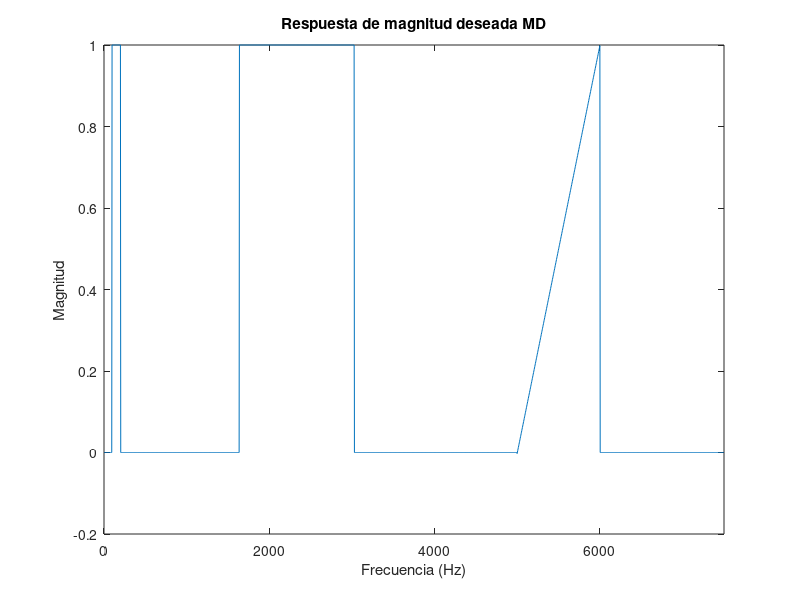
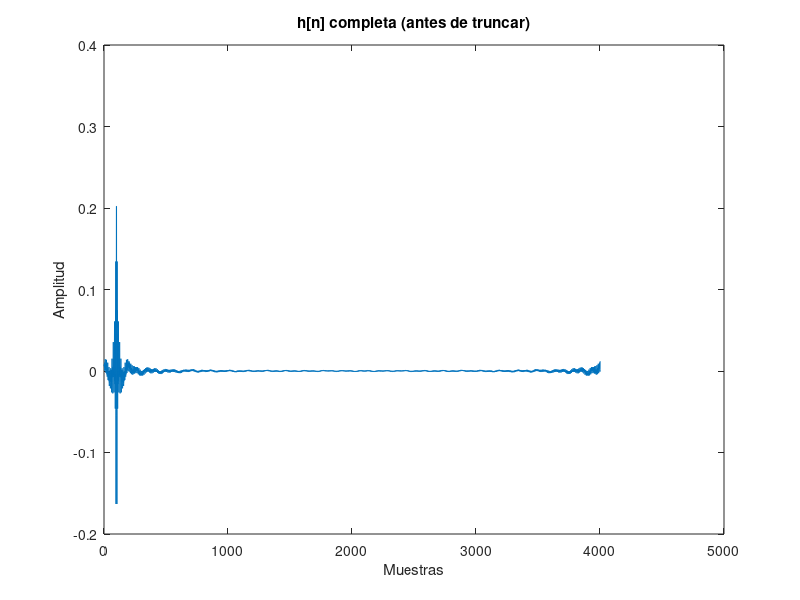
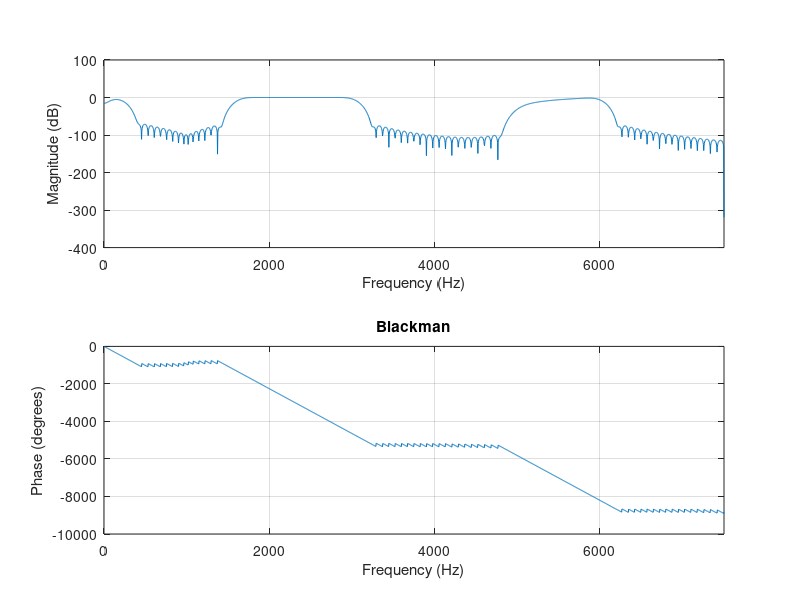
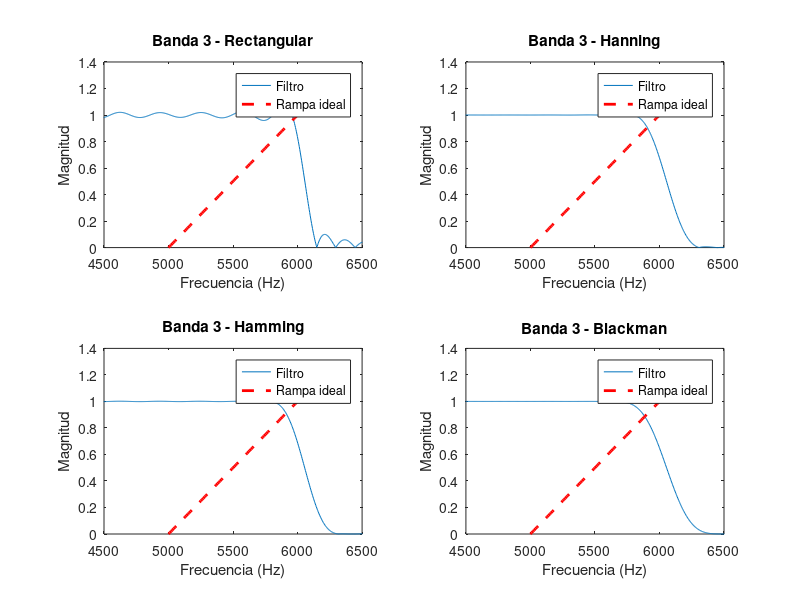

The MATLAB source for these figures, in order:
% ej 2: filtro FIR con multiples bandas de paso
% bandas: [100, 200] Hz, [1640, 3028] Hz, [5000, 6000] Hz
% en la ultima banda la magnitud es proporcional a la freq (rampa de 0 a 1)

% la freq mas alta q necesito pasar es 6000 Hz, por nyquist fm >= 2*6000 = 12000
% uso fm = 15000 para tener margen
fm = 15000;

% N es el largo del filtro, mas muestras mejor selectividad pero mas retardo
N = 200;

% M = 10*N es la cant de muestras para freq positivas
% el profe dice q M >> N para reducir el aliasing temporal q aparece
% al usar la IFFT (h[n] se periodiza, y si M es grande las copias
% caen lejos y no me joden las primeras N muestras)
M = 10*N;
MTot = 2*M+1; % total: M positivas + M negativas + 1 para f=0
df = fm/MTot; % resolucion frecuencial en Hz

fprintf('df = %.4f Hz | M = %d | MTot = %d\n', df, M, MTot);

%--------------------------------------------------------------------------
% armo la respuesta de magnitud deseada MD
% MD tiene M+1 muestras, va de f=0 hasta f=fm/2
% la muestra k corresponde a f = (k-1)*df
% arranco todo en cero (rechazo todo) y pongo 1 donde quiero dejar pasar

MD = zeros(1, M+1);

% banda 1: [100, 200] Hz con magnitud 1
% para pasar de freq a indice: k = fix(f/df) + 1
k1_ini = fix(100/df) + 1; # fix trunca
k1_fin = fix(200/df) + 1;
MD(k1_ini : k1_fin) = 1;
fprintf('Banda 1: indices %d a %d (%.1f a %.1f Hz)\n', k1_ini, k1_fin, (k1_ini-1)*df, (k1_fin-1)*df);

% banda 2: [1640, 3028] Hz con magnitud 1
k2_ini = fix(1640/df) + 1;
k2_fin = fix(3028/df) + 1;
MD(k2_ini : k2_fin) = 1;
fprintf('Banda 2: indices %d a %d (%.1f a %.1f Hz)\n', k2_ini, k2_fin, (k2_ini-1)*df, (k2_fin-1)*df);

% banda 3: [5000, 6000] Hz con magnitud proporcional a la freq
% aca no es 1 fija, crece linealmente de 0 (en 5000) a 1 (en 6000)
% osea mag = (f - 5000) / (6000 - 5000) = (f - 5000) / 1000
k3_ini = fix(5000/df) + 1;
k3_fin = fix(6000/df) + 1;
for k = k3_ini : k3_fin
    f_k = (k-1)*df; % freq q corresponde al indice k
    MD(k) = (f_k - 5000) / 1000; % rampa: 0 en 5000, 1 en 6000
end
fprintf('Banda 3: indices %d a %d (%.1f a %.1f Hz) - rampa\n', k3_ini, k3_fin, (k3_ini-1)*df, (k3_fin-1)*df);

figure(1)
clf
plot((0:M)*df, MD)
xlabel('Frecuencia (Hz)'); ylabel('Magnitud');
title('Respuesta de magnitud deseada MD')
xlim([0 fm/2])

%--------------------------------------------------------------------------
% fase para hacer el filtro causal
% por la propiedad de desplazamiento de la TDF, si multiplico H(w) por
% exp(-j*w*d), en el tiempo h[n] se corre d muestras
% uso d = (N-1)/2 para q quede centrada en las primeras N muestras
% es lo mismo q hace el profe en el ej1
ph = exp(-j*2*pi*((N-1)/2)*[0:M]/(MTot));

% respuesta completa (magnitud * fase) para freq positivas
R = MD.*ph;

% completo con freq negativas: para q h[n] sea real H(-f) = conj(H(f))
% las freq negativas son el conjugado de las positivas dadas vuelta
R = [R conj(R(end:-1:2))];

%--------------------------------------------------------------------------
% IFFT para obtener h[n]
% como M >> N las primeras N muestras son buena aprox sin q el aliasing
% temporal me arruine los valores
h = real(ifft(R));

figure(2)
clf
plot(h)
xlabel('Muestras'); ylabel('Amplitud');
title('h[n] completa (antes de truncar)')

%--------------------------------------------------------------------------
% trunco con ventanas: tomo las primeras N muestras y multiplico por la ventana
% cada ventana tiene distinto compromiso entre lobulo ppal y laterales:
% rectangular (boxcar): laterales altos (-13 dB), transicion rapida
% hanning: -31 dB, compromiso piola
% hamming: -41 dB, un toque mas ancho q hanning
% blackman: -57 dB, mejor atenuacion pero transicion mas lenta

hf_rect = h(1:N).*boxcar(N).';
hf_hann = h(1:N).*hanning(N).';
hf_hamm = h(1:N).*hamming(N).';
hf_black = h(1:N).*blackman(N).';

%--------------------------------------------------------------------------
% respuesta en freq de cada filtro ventaneado
% freqz(h, a, nfft, fm) te calcula y grafica la resp en freq
% le paso a=1 pq es FIR (no tiene parte recursiva)

figure(3)
clf
subplot(2,2,1)
freqz(hf_rect, 1, 2048, fm)
title('Rectangular')

subplot(2,2,2)
freqz(hf_hann, 1, 2048, fm)
title('Hanning')

subplot(2,2,3)
freqz(hf_hamm, 1, 2048, fm)
title('Hamming')

subplot(2,2,4)
freqz(hf_black, 1, 2048, fm)
title('Blackman')

%--------------------------------------------------------------------------
% verifico la rampa en la banda 3 [5000, 6000] Hz
% calculo la resp a mano para hacer zoom y comparar con la rampa ideal

Nfft = 4096;
f_eje = (0:Nfft-1)*fm/Nfft;

% rampa ideal para superponer
f_rampa = 5000:10:6000;
rampa_ideal = (f_rampa - 5000)/1000;

figure(4)
clf

H_rect = freqz(hf_rect, 1, Nfft);
H_hann = freqz(hf_hann, 1, Nfft);
H_hamm = freqz(hf_hamm, 1, Nfft);
H_black = freqz(hf_black, 1, Nfft);

subplot(2,2,1)
plot(f_eje, abs(H_rect)); hold on
plot(f_rampa, rampa_ideal, 'r--', 'linewidth', 2); hold off
xlim([4500 6500]); title('Banda 3 - Rectangular')
xlabel('Frecuencia (Hz)'); ylabel('Magnitud');
legend('Filtro', 'Rampa ideal')

subplot(2,2,2)
plot(f_eje, abs(H_hann)); hold on
plot(f_rampa, rampa_ideal, 'r--', 'linewidth', 2); hold off
xlim([4500 6500]); title('Banda 3 - Hanning')
xlabel('Frecuencia (Hz)'); ylabel('Magnitud');
legend('Filtro', 'Rampa ideal')

subplot(2,2,3)
plot(f_eje, abs(H_hamm)); hold on
plot(f_rampa, rampa_ideal, 'r--', 'linewidth', 2); hold off
xlim([4500 6500]); title('Banda 3 - Hamming')
xlabel('Frecuencia (Hz)'); ylabel('Magnitud');
legend('Filtro', 'Rampa ideal')

subplot(2,2,4)
plot(f_eje, abs(H_black)); hold on
plot(f_rampa, rampa_ideal, 'r--', 'linewidth', 2); hold off
xlim([4500 6500]); title('Banda 3 - Blackman')
xlabel('Frecuencia (Hz)'); ylabel('Magnitud');
legend('Filtro', 'Rampa ideal')

%--------------------------------------------------------------------------
% vista completa con hamming (buen compromiso)
figure(5)
clf
subplot(2,1,1)
plot(f_eje, abs(H_hamm))
xlabel('Frecuencia (Hz)'); ylabel('Magnitud');
title('Magnitud completa - Hamming')
xlim([0 fm/2])

subplot(2,1,2)
plot(f_eje, 20*log10(abs(H_hamm)+1e-10))
xlabel('Frecuencia (Hz)'); ylabel('Magnitud (dB)');
title('Magnitud en dB - Hamming')
xlim([0 fm/2])

% conclusiones:
% con rectangular las transiciones son rapidas pero aparece ripple
% (oscilaciones de gibbs), se nota mucho en la rampa
% hanning y hamming suavizan el ripple, la rampa en [5000,6000]
% se aprox mejor a la ideal, sobre todo con hamming
% blackman da la mejor atenuacion fuera de banda pero las transiciones
% se ensanchan y los bordes de las bandas no quedan tan abruptos
% si aumento N mejora la selectividad (transiciones mas finas y rampa
% mas precisa) pero mete mas retardo y mas computo
